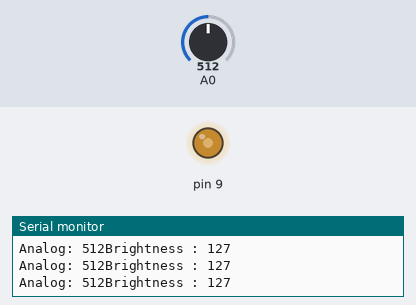
A sketch run on a simulated Arduino Uno, built with avr-gcc and run on an emulated ATmega328P. Parts: output pins drawn as LEDs (lit = HIGH), the last lines printed to the serial monitor. Inputs (shaded band) come from the test bench; at power-on: A0 = 512.

Above: at 1.3 s.
1.4 s: A0 set to 716
At 2.7 s:
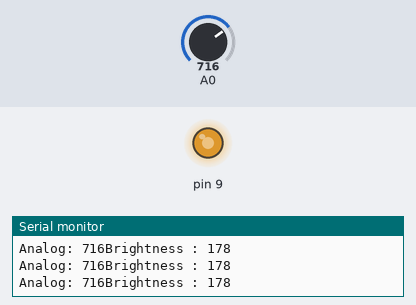
3.0 s: A0 set to 900
At 4.2 s:
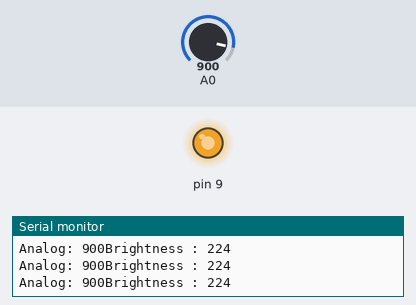
4.5 s: A0 set to 122
At 5.4 s:
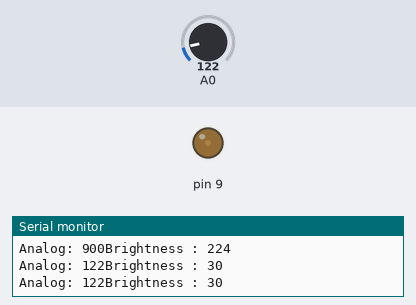
6.0 s: A0 set to 0
At 6.6 s:
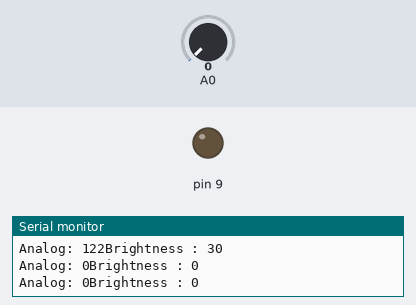
7.5 s: A0 set to 511
At 7.8 s:
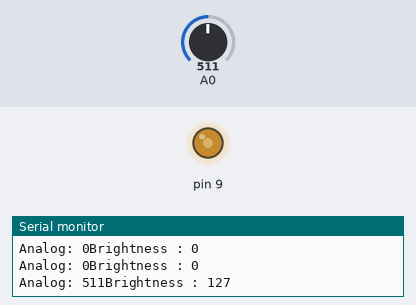
Timing chart, 0 to 10.0 s (numbered marks = the images above; inputs shaded):
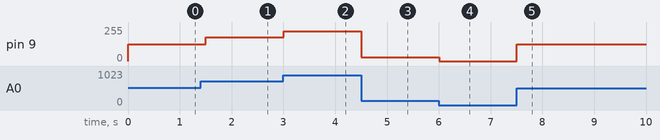

Measured:
- after the input at 1.4 s, pin 9: 127/255 → 178/255 after 0.10 s
- after the input at 3.0 s, pin 9: 178/255 → 224/255 at once
- after the input at 4.5 s, pin 9: 224/255 → 30/255 at once
- after the input at 6.0 s, pin 9: 30/255 → 0/255 at once
- after the input at 7.5 s, pin 9: 0/255 → 127/255 at once

The sketch:

led_fade_digital1.ino
```cpp
void setup()
{
  Serial.begin(9600);
  pinMode(9, OUTPUT);
}

void loop()
{
	int analog = analogRead(A0);
  int br = map(analog,0,1023,0,255);
  analogWrite(9,br);
  Serial.println((String)"Analog: "+analog+ "Brightness : " +br);
  delay(500);
}
```
